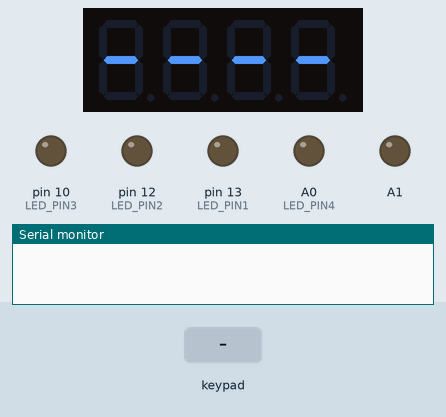
The sketch below on a simulated Arduino Uno, built with avr-gcc and run on an emulated ATmega328P. Parts: 4-digit seven-segment display, output pins drawn as LEDs (lit = HIGH), the last lines printed to the serial monitor. Dashed ring = blinking. The test bench sets the inputs (shaded band).

Above: at 0.9 s.
1.0 s: keypad keys 5 6 7 8 pressed 0.4 s apart
At 1.1 s:
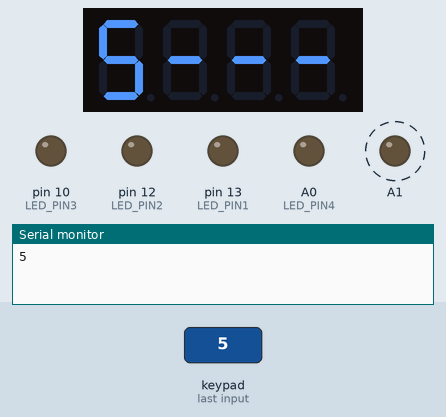
4.1 s: keypad keys 5 6 7 8 # pressed 0.4 s apart
At 6.2 s:
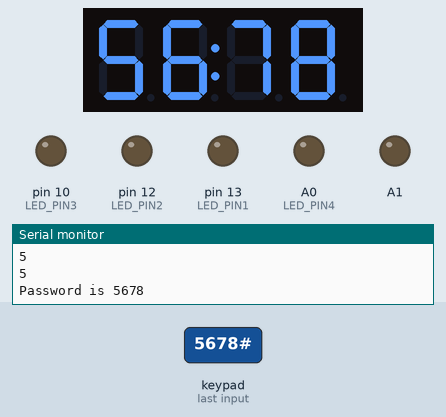
8.1 s: keypad keys 1 3 9 7 pressed 0.4 s apart
At 9.0 s:
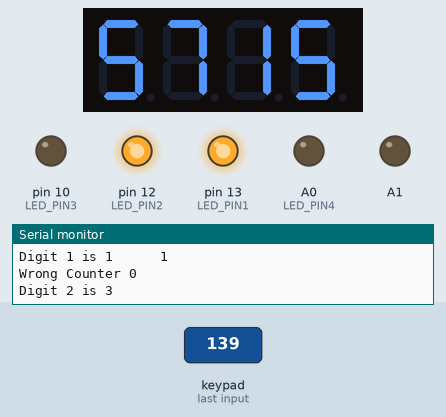
11.2 s: keypad keys 5 6 7 8 * pressed 0.4 s apart
At 13.7 s:
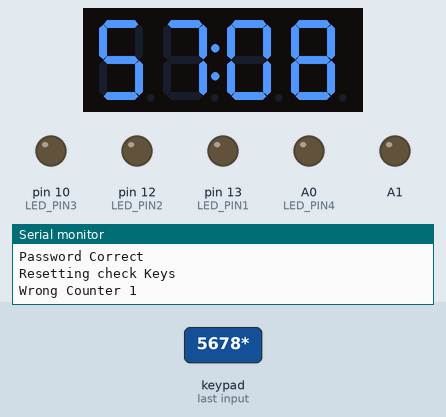
Timing chart, 0 to 15.2 s (numbered marks = the images above; inputs shaded):
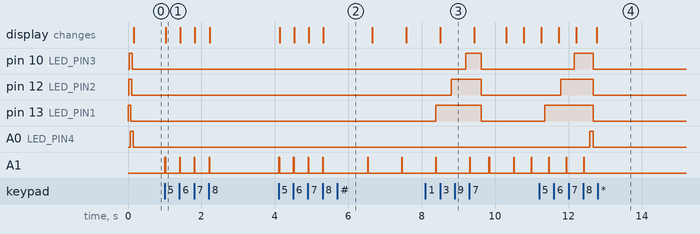

The sketch:

Diffusal_Prop.ino
```cpp
#include "Arduino.h"


#include <Wire.h> // Enable this line if using Arduino Uno, Mega, etc.
#include <Adafruit_GFX.h>
#include "Adafruit_LEDBackpack.h"
#include <Key.h>
#include <Keypad.h>


Adafruit_7segment matrix = Adafruit_7segment();

const byte ROWS = 4; //four rows
const byte COLS = 3; //three columns
char keys[ROWS][COLS] = {
  {'1','2','3'},
  {'4','5','6'},
  {'7','8','9'},
  {'*','0','#'}
};
//display uses pins A4 and A5
//keypad uses digital pins as follows
byte rowPins[ROWS] = {5, 6, 7, 8}; //connect to the row pinouts of the keypad
byte colPins[COLS] = {2, 3, 4}; //connect to the column pinouts of the keypad

Keypad keypad = Keypad( makeKeymap(keys), rowPins, colPins, ROWS, COLS );


void quietBuzz();
void loudBuzz();
void countDown();
void displayUpdate();
void checkPassword();
void fail();


int keyDigit1 = 0;
int keyDigit2 = 0;
int keyDigit3 = 0;
int keyDigit4 = 0;
long Timer = 1000;
int WrongCounter=0;
int delayLength=100;
int wrongCounterTracker = 0;

int keyForChecking1 = 10;
int keyForChecking2 = 10;
int keyForChecking3 = 10;
int keyForChecking4 = 10;

bool keyDigit1Check = false;
bool keyDigit2Check = false;
bool keyDigit3Check = false;
bool keyDigit4Check = false;

bool passwordInput = false;
bool colon = true;
bool firstTimeThrough = true;
bool breakProgram = false;
const int LED_PIN1 = 13;
const int LED_PIN2 = 12;
const int LED_PIN3 = 10;
const int LED_PIN4 = A0;

void setup(){
  pinMode(LED_PIN1,OUTPUT);
  pinMode(LED_PIN2,OUTPUT);
  pinMode(LED_PIN3,OUTPUT);
  pinMode(LED_PIN4,OUTPUT);


  matrix.begin(0x70);
  Serial.begin(9600);

  digitalWrite(LED_PIN1,HIGH);
  delay(20);
  digitalWrite(LED_PIN2,HIGH);
  delay(20);
  digitalWrite(LED_PIN3,HIGH);
  delay(20);
  digitalWrite(LED_PIN4,HIGH);
  delay(20);

  digitalWrite(LED_PIN1,LOW);
  delay(20);
  digitalWrite(LED_PIN2,LOW);
  delay(20);
  digitalWrite(LED_PIN3,LOW);
  delay(20);
  digitalWrite(LED_PIN4,LOW);
  delay(20);

  matrix.print(10000, DEC);
  matrix.writeDisplay();

//Set the code
char keyDigit1Char = keypad.waitForKey();
keyDigit1 = keyDigit1Char - '0';
  quietBuzz();
  Serial.println(keyDigit1);
    matrix.writeDigitNum(0, keyDigit1, false);
      matrix.writeDisplay();
char keyDigit2Char = keypad.waitForKey();
keyDigit2 = keyDigit2Char - '0';
  quietBuzz();
   matrix.writeDigitNum(1, keyDigit2, false);
    matrix.writeDisplay();
char keyDigit3Char = keypad.waitForKey();
keyDigit3 = keyDigit3Char - '0';
  quietBuzz();
   matrix.writeDigitNum(3, keyDigit3, false);
    matrix.writeDisplay();
char keyDigit4Char = keypad.waitForKey();
keyDigit4 = keyDigit4Char - '0';
   quietBuzz();
    matrix.writeDigitNum(4, keyDigit4, false);
    matrix.writeDisplay();


  //Set Timer
  matrix.print(10000, DEC);
  matrix.drawColon(true);
  matrix.writeDisplay();
 char timerMinuteTensChar=keypad.waitForKey();
  //  Display the new passkey
 int timerMinuteTens = timerMinuteTensChar - '0';
  Serial.println(timerMinuteTens);
            matrix.writeDigitNum(0, timerMinuteTens, false);
              quietBuzz();
            matrix.writeDisplay();

char  timerMinuteOnesChar=keypad.waitForKey();
int timerMinuteOnes = timerMinuteOnesChar - '0';

            matrix.writeDigitNum(1, timerMinuteOnes, false);
              quietBuzz();
            matrix.writeDisplay();

char timerSecondTensChar=keypad.waitForKey();
int timerSecondTens = timerSecondTensChar - '0';
            matrix.writeDigitNum(3, timerSecondTens, false);
              quietBuzz();
            matrix.writeDisplay();

char timerSecondOnesChar=keypad.waitForKey();
int timerSecondOnes = timerSecondOnesChar - '0';
            matrix.writeDigitNum(4, timerSecondOnes, false);
              quietBuzz();
            matrix.writeDisplay();

Timer=(timerMinuteTens*10*60)+
        (timerMinuteOnes*60)+
        (timerSecondTens*10)+
        timerSecondOnes;
delay(500);

keypad.addEventListener(keypadEvent); // Add an event listener for this keypad
Serial.print("Password is ");
Serial.print(keyDigit1);
Serial.print(keyDigit2);
Serial.print(keyDigit3);
Serial.print(keyDigit4);
}

void loop(){
  if (breakProgram){
  return;}
delay (delayLength);
  keypad.getKey();
delay (delayLength);
keypad.getKey();
delay (delayLength);
keypad.getKey();
//***************************************************************************************************
//output the timer on the display

 // print a floating point
//  matrix.print(1234);
//  matrix.drawColon(true);
//  matrix.writeDisplay();
  //delay(500);
  //  // method #2 - draw each digit
//  uint16_t blinkcounter = 0;
//  boolean drawDots = false;
//  for (uint16_t counter = 0; counter < 9999; counter ++) {
//    matrix.writeDigitNum(0, (counter / 1000), drawDots);
//    matrix.writeDigitNum(1, (counter / 100) % 10, drawDots);
//    matrix.drawColon(drawDots);
//    matrix.writeDigitNum(3, (counter / 10) % 10, drawDots);
//    matrix.writeDigitNum(4, counter % 10, drawDots);

//output the timer to the serial monitor for testing
//Serial.println(Timer);
//****************************************************************************************************

//***************************************************************************************************
if (WrongCounter>0 || Timer<120)
loudBuzz();
//else quietBuzz();
delay (delayLength);
keypad.getKey();

delay (delayLength);
keypad.getKey();
delay (delayLength);
keypad.getKey();
delay (delayLength);
keypad.getKey();
countDown();
delay (delayLength);
keypad.getKey();
displayUpdate();
keypad.getKey();
delay (delayLength);
if (Timer<=0)
fail();
keypad.getKey();
}//endOfLoop


//**********************Functions**********************************************************************************************
void quietBuzz(){
//  Serial.println("quiet Buzz");
  analogWrite (A1,128);
  delay (20);
  analogWrite (A1,0);
  return;
}


void loudBuzz(){
    Serial.println("Loud Buzz");
  analogWrite (A1,255);
  delay (20);
  analogWrite (A1,0);
  return;
}

void countDown(){
//    Serial.println("Countdown");
//  Serial.print("Timer ");
//Serial.println(Timer);
Serial.print ("Wrong Counter ");
Serial.println(WrongCounter);
  Timer = Timer-1;
if (WrongCounter==0)
  quietBuzz();

if (wrongCounterTracker != WrongCounter){
wrongCounterTracker = WrongCounter;
if (WrongCounter<5)
  delayLength = delayLength/2;}

  }


void keypadEvent(KeypadEvent key){
    switch (keypad.getState()){
    case RELEASED:
if(firstTimeThrough){
  firstTimeThrough=false;
char throwAwayKey = key;
}
else if (key == '*' || key == '#'){
  Serial.println("Resetting check Keys");
  keyForChecking1 = 10;
  keyForChecking2 = 10;
  keyForChecking3 = 10;
  keyForChecking4 = 10;
 digitalWrite (LED_PIN1,LOW);
 digitalWrite (LED_PIN2,LOW);
 digitalWrite (LED_PIN3,LOW);
 digitalWrite (LED_PIN4,LOW);
}
//Serial.println("Keypad Event");
else if (keyForChecking1==10){
char keyForChecking1Char = key;
keyForChecking1 = keyForChecking1Char - '0';
digitalWrite (LED_PIN1,HIGH);
Serial.print("Digit 1 is ");
Serial.print(keyForChecking1Char);
Serial.print("      ");
Serial.println(keyForChecking1);
}
else if  (keyForChecking2==10){
char  keyForChecking2Char = key;
keyForChecking2 = keyForChecking2Char - '0';
Serial.print("Digit 2 is ");
Serial.println(keyForChecking2);
digitalWrite (LED_PIN2,HIGH);
}
else if  (keyForChecking3==10){
char  keyForChecking3Char = key;
  keyForChecking3 = keyForChecking3Char - '0';
Serial.print("Digit 3 is ");
Serial.println(keyForChecking3);
digitalWrite (LED_PIN3,HIGH);
}
else if  (keyForChecking4==10){
char  keyForChecking4Char = key;
  keyForChecking4 = keyForChecking4Char - '0';
  Serial.print("Digit 4 is ");
Serial.println(keyForChecking4);
digitalWrite (LED_PIN4,HIGH);
}

if (keyForChecking4!=10){
  checkPassword();
  Serial.println("Resetting check Keys");
  keyForChecking1 = 10;
  keyForChecking2 = 10;
  keyForChecking3 = 10;
  keyForChecking4 = 10;
 digitalWrite (LED_PIN1,LOW);
 digitalWrite (LED_PIN2,LOW);
 digitalWrite (LED_PIN3,LOW);
 digitalWrite (LED_PIN4,LOW);
  }
}
}

void displayUpdate(){
//  Serial.println("DisplayUpdate ");
 int tensOfMinutes= Timer/60/10;
 int minutes = (Timer/60)%10;
 int tensOfSeconds = (Timer%60)/10;
 int seconds = (Timer%60)%10;
// Serial.print(tensOfMinutes);
// Serial.print(minutes);
// Serial.print(":");
// Serial.print(tensOfSeconds);
// Serial.println(seconds);
if(Timer>0){

colon=!colon;

matrix.drawColon(colon);
matrix.writeDigitNum(0, tensOfMinutes);
matrix.writeDigitNum(1, minutes);
matrix.writeDigitNum(3, tensOfSeconds);
matrix.writeDigitNum(4, seconds);
matrix.writeDisplay();
}
}


void checkPassword(){
  Serial.println("Check Password");
if(keyForChecking1==keyDigit1){
keyDigit1Check = true;
Serial.println("Digit 1 is correct");}
if(keyForChecking2==keyDigit2){
keyDigit2Check = true;
Serial.println("Digit 2 is correct");}
if(keyForChecking3==keyDigit3){
keyDigit3Check = true;
Serial.println("Digit 3 is correct");}
if(keyForChecking4==keyDigit4){
keyDigit4Check = true;
Serial.println("Digit 4 is correct");}

if (keyDigit1Check && keyDigit2Check && keyDigit3Check && keyDigit4Check){
  matrix.drawColon(colon);
  matrix.writeDisplay();
  Serial.println("Password Correct");
  breakProgram=true;
  }
else {
passwordInput = false;
 keyDigit1Check = false;
 keyDigit2Check = false;
 keyDigit3Check = false;
 keyDigit4Check = false;
 WrongCounter++;
}
  }

void fail(){
  while (1){Serial.println("Fail");
  analogWrite(A1,255);}
}
```

Measured:
- after the input at 1.0 s, A1: alternates HIGH for 0.02 s and LOW for 0.38 s, 8 changes in all, then stays LOW, starting at once; the display: changes at once (image 1)
- after the input at 4.1 s, A1: goes 3 × (HIGH 0.02 s, LOW 0.37 s), HIGH 0.02 s, LOW 1.2 s, HIGH 0.02 s, LOW 0.91 s, HIGH 0.02 s, then LOW, starting at once; the display: first changes at once (image 2 shows a later state)
- after the input at 8.1 s, pin 10 (LED_PIN3): LOW → HIGH after 1.1 s, → LOW 0.42 s later; pin 12 (LED_PIN2): LOW → HIGH after 0.70 s, → LOW 0.83 s later; pin 13 (LED_PIN1): LOW → HIGH after 0.28 s, → LOW 1.3 s later
- after the input at 11.2 s, pin 10 (LED_PIN3): LOW → HIGH after 0.95 s, → LOW 0.51 s later; pin 12 (LED_PIN2): LOW → HIGH after 0.58 s, → LOW 0.89 s later; pin 13 (LED_PIN1): LOW → HIGH after 0.16 s, → LOW 1.3 s later; A0 (LED_PIN4): LOW → HIGH after 1.4 s, → LOW 0.09 s later; A1: goes on until 12.4 s, then stays LOW
